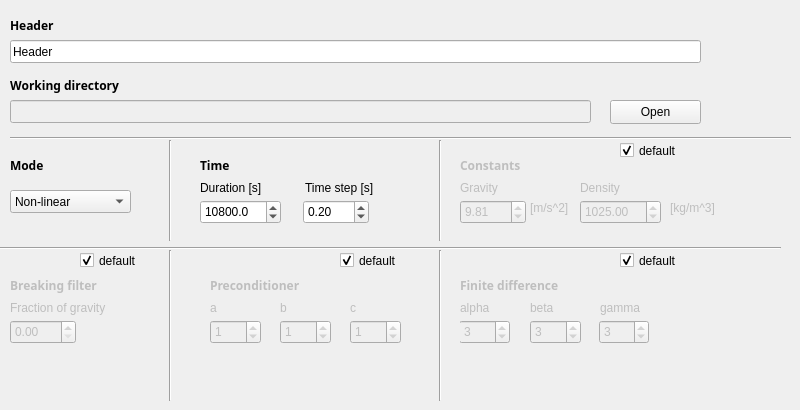
      <widget class="QWidget" name="tab_11">
       <attribute name="title">
        <string>General</string>
       </attribute>
       <widget class="QLabel" name="label_79">
        <property name="geometry">
         <rect>
          <x>10</x>
          <y>10</y>
          <width>201</width>
          <height>31</height>
         </rect>
        </property>
        <property name="font">
         <font>
          <family>Vemana2000</family>
          <pointsize>9</pointsize>
          <weight>75</weight>
          <bold>true</bold>
          <underline>false</underline>
         </font>
        </property>
        <property name="text">
         <string>Header</string>
        </property>
       </widget>
       <widget class="Line" name="line_35">
        <property name="geometry">
         <rect>
          <x>430</x>
          <y>250</y>
          <width>20</width>
          <height>151</height>
         </rect>
        </property>
        <property name="font">
         <font>
          <pointsize>12</pointsize>
         </font>
        </property>
        <property name="orientation">
         <enum>Qt::Vertical</enum>
        </property>
       </widget>
       <widget class="Line" name="line_36">
        <property name="geometry">
         <rect>
          <x>430</x>
          <y>140</y>
          <width>20</width>
          <height>101</height>
         </rect>
        </property>
        <property name="font">
         <font>
          <pointsize>12</pointsize>
         </font>
        </property>
        <property name="orientation">
         <enum>Qt::Vertical</enum>
        </property>
       </widget>
       <widget class="Line" name="line_41">
        <property name="geometry">
         <rect>
          <x>160</x>
          <y>140</y>
          <width>20</width>
          <height>101</height>
         </rect>
        </property>
        <property name="font">
         <font>
          <pointsize>12</pointsize>
         </font>
        </property>
        <property name="orientation">
         <enum>Qt::Vertical</enum>
        </property>
       </widget>
       <widget class="QLabel" name="label_92">
        <property name="geometry">
         <rect>
          <x>10</x>
          <y>150</y>
          <width>151</width>
          <height>31</height>
         </rect>
        </property>
        <property name="font">
         <font>
          <family>Vemana2000</family>
          <pointsize>9</pointsize>
          <weight>75</weight>
          <bold>true</bold>
          <underline>false</underline>
         </font>
        </property>
        <property name="text">
         <string>Mode</string>
        </property>
       </widget>
       <widget class="Line" name="line_66">
        <property name="geometry">
         <rect>
          <x>0</x>
          <y>240</y>
          <width>781</width>
          <height>16</height>
         </rect>
        </property>
        <property name="font">
         <font>
          <pointsize>12</pointsize>
         </font>
        </property>
        <property name="orientation">
         <enum>Qt::Horizontal</enum>
        </property>
       </widget>
       <widget class="QLabel" name="label_165">
        <property name="geometry">
         <rect>
          <x>10</x>
          <y>70</y>
          <width>171</width>
          <height>31</height>
         </rect>
        </property>
        <property name="font">
         <font>
          <family>Vemana2000</family>
          <pointsize>9</pointsize>
          <weight>75</weight>
          <bold>true</bold>
          <underline>false</underline>
          <kerning>false</kerning>
         </font>
        </property>
        <property name="text">
         <string>Working directory </string>
        </property>
       </widget>
       <widget class="QPushButton" name="OpenDirBrowser">
        <property name="geometry">
         <rect>
          <x>610</x>
          <y>100</y>
          <width>91</width>
          <height>24</height>
         </rect>
        </property>
        <property name="text">
         <string>Open</string>
        </property>
       </widget>
       <widget class="QLineEdit" name="workingDir">
        <property name="enabled">
         <bool>false</bool>
        </property>
        <property name="geometry">
         <rect>
          <x>10</x>
          <y>100</y>
          <width>581</width>
          <height>23</height>
         </rect>
        </property>
        <property name="text">
         <string/>
        </property>
       </widget>
       <widget class="QLineEdit" name="header_input">
        <property name="enabled">
         <bool>true</bool>
        </property>
        <property name="geometry">
         <rect>
          <x>10</x>
          <y>40</y>
          <width>691</width>
          <height>23</height>
         </rect>
        </property>
        <property name="whatsThis">
         <string extracomment="what is this"/>
        </property>
        <property name="text">
         <string>Header</string>
        </property>
        <property name="placeholderText">
         <string extracomment="Set header of input files"/>
        </property>
       </widget>
       <widget class="QComboBox" name="nonlin_onOff">
        <property name="geometry">
         <rect>
          <x>10</x>
          <y>190</y>
          <width>121</width>
          <height>23</height>
         </rect>
        </property>
        <property name="currentIndex">
         <number>0</number>
        </property>
        <item>
         <property name="text">
          <string>Non-linear</string>
         </property>
        </item>
        <item>
         <property name="text">
          <string>Linear</string>
         </property>
        </item>
       </widget>
       <widget class="Line" name="line_6">
        <property name="geometry">
         <rect>
          <x>160</x>
          <y>250</y>
          <width>20</width>
          <height>151</height>
         </rect>
        </property>
        <property name="orientation">
         <enum>Qt::Vertical</enum>
        </property>
       </widget>
       <widget class="Line" name="line_67">
        <property name="geometry">
         <rect>
          <x>10</x>
          <y>130</y>
          <width>781</width>
          <height>16</height>
         </rect>
        </property>
        <property name="font">
         <font>
          <pointsize>12</pointsize>
         </font>
        </property>
        <property name="orientation">
         <enum>Qt::Horizontal</enum>
        </property>
       </widget>
       <widget class="QWidget" name="constantWidget" native="true">
        <property name="enabled">
         <bool>false</bool>
        </property>
        <property name="geometry">
         <rect>
          <x>460</x>
          <y>150</y>
          <width>281</width>
          <height>101</height>
         </rect>
        </property>
        <widget class="QDoubleSpinBox" name="Density">
         <property name="geometry">
          <rect>
           <x>120</x>
           <y>50</y>
           <width>81</width>
           <height>24</height>
          </rect>
         </property>
         <property name="maximum">
          <double>5000.000000000000000</double>
         </property>
         <property name="singleStep">
          <double>0.100000000000000</double>
         </property>
         <property name="value">
          <double>1025.000000000000000</double>
         </property>
        </widget>
        <widget class="QDoubleSpinBox" name="gravity_input">
         <property name="geometry">
          <rect>
           <x>0</x>
           <y>50</y>
           <width>66</width>
           <height>24</height>
          </rect>
         </property>
         <property name="singleStep">
          <double>0.100000000000000</double>
         </property>
         <property name="value">
          <double>9.810000000000000</double>
         </property>
        </widget>
        <widget class="QLabel" name="label_160">
         <property name="geometry">
          <rect>
           <x>210</x>
           <y>50</y>
           <width>51</width>
           <height>16</height>
          </rect>
         </property>
         <property name="text">
          <string>[kg/m^3]</string>
         </property>
        </widget>
        <widget class="QLabel" name="label_158">
         <property name="geometry">
          <rect>
           <x>120</x>
           <y>30</y>
           <width>51</width>
           <height>16</height>
          </rect>
         </property>
         <property name="text">
          <string>Density</string>
         </property>
        </widget>
        <widget class="QLabel" name="label_159">
         <property name="geometry">
          <rect>
           <x>70</x>
           <y>50</y>
           <width>51</width>
           <height>16</height>
          </rect>
         </property>
         <property name="text">
          <string>[m/s^2]</string>
         </property>
        </widget>
        <widget class="QLabel" name="label_90">
         <property name="geometry">
          <rect>
           <x>0</x>
           <y>0</y>
           <width>151</width>
           <height>31</height>
          </rect>
         </property>
         <property name="font">
          <font>
           <family>Vemana2000</family>
           <pointsize>9</pointsize>
           <weight>75</weight>
           <bold>true</bold>
           <underline>false</underline>
          </font>
         </property>
         <property name="text">
          <string>Constants</string>
         </property>
        </widget>
        <widget class="QWidget" name="widget_2" native="true">
         <property name="geometry">
          <rect>
           <x>410</x>
           <y>50</y>
           <width>120</width>
           <height>80</height>
          </rect>
         </property>
        </widget>
        <widget class="QLabel" name="label_91">
         <property name="geometry">
          <rect>
           <x>0</x>
           <y>30</y>
           <width>51</width>
           <height>16</height>
          </rect>
         </property>
         <property name="text">
          <string>Gravity</string>
         </property>
        </widget>
       </widget>
       <widget class="QWidget" name="breakingWidget" native="true">
        <property name="enabled">
         <bool>false</bool>
        </property>
        <property name="geometry">
         <rect>
          <x>10</x>
          <y>270</y>
          <width>141</width>
          <height>81</height>
         </rect>
        </property>
        <widget class="QLabel" name="label_87">
         <property name="geometry">
          <rect>
           <x>0</x>
           <y>0</y>
           <width>151</width>
           <height>31</height>
          </rect>
         </property>
         <property name="font">
          <font>
           <family>Vemana2000</family>
           <pointsize>9</pointsize>
           <weight>75</weight>
           <bold>true</bold>
           <underline>false</underline>
          </font>
         </property>
         <property name="text">
          <string>Breaking filter</string>
         </property>
        </widget>
        <widget class="QLabel" name="label_89">
         <property name="geometry">
          <rect>
           <x>0</x>
           <y>30</y>
           <width>151</width>
           <height>16</height>
          </rect>
         </property>
         <property name="text">
          <string>Fraction of gravity</string>
         </property>
        </widget>
        <widget class="QDoubleSpinBox" name="breaking_beta0">
         <property name="geometry">
          <rect>
           <x>0</x>
           <y>50</y>
           <width>66</width>
           <height>24</height>
          </rect>
         </property>
         <property name="singleStep">
          <double>0.100000000000000</double>
         </property>
         <property name="value">
          <double>0.000000000000000</double>
         </property>
        </widget>
       </widget>
       <widget class="QCheckBox" name="checkBox_breakingWidget">
        <property name="enabled">
         <bool>true</bool>
        </property>
        <property name="geometry">
         <rect>
          <x>80</x>
          <y>250</y>
          <width>111</width>
          <height>21</height>
         </rect>
        </property>
        <property name="text">
         <string>default</string>
        </property>
        <property name="checked">
         <bool>true</bool>
        </property>
       </widget>
       <widget class="QWidget" name="FDwidget" native="true">
        <property name="enabled">
         <bool>false</bool>
        </property>
        <property name="geometry">
         <rect>
          <x>460</x>
          <y>270</y>
          <width>201</width>
          <height>91</height>
         </rect>
        </property>
        <widget class="QLabel" name="gamma_label">
         <property name="geometry">
          <rect>
           <x>140</x>
           <y>30</y>
           <width>75</width>
           <height>16</height>
          </rect>
         </property>
         <property name="minimumSize">
          <size>
           <width>75</width>
           <height>0</height>
          </size>
         </property>
         <property name="text">
          <string>gamma</string>
         </property>
        </widget>
        <widget class="QLabel" name="alpha_label">
         <property name="geometry">
          <rect>
           <x>0</x>
           <y>30</y>
           <width>75</width>
           <height>16</height>
          </rect>
         </property>
         <property name="minimumSize">
          <size>
           <width>75</width>
           <height>0</height>
          </size>
         </property>
         <property name="whatsThis">
          <string extracomment="Domain length in the direction of wave propagation"/>
         </property>
         <property name="text">
          <string>alpha</string>
         </property>
        </widget>
        <widget class="QSpinBox" name="alpha">
         <property name="geometry">
          <rect>
           <x>-1</x>
           <y>50</y>
           <width>51</width>
           <height>24</height>
          </rect>
         </property>
         <property name="minimumSize">
          <size>
           <width>50</width>
           <height>0</height>
          </size>
         </property>
         <property name="maximum">
          <number>10</number>
         </property>
         <property name="value">
          <number>3</number>
         </property>
        </widget>
        <widget class="QLabel" name="beta_label">
         <property name="geometry">
          <rect>
           <x>70</x>
           <y>30</y>
           <width>75</width>
           <height>16</height>
          </rect>
         </property>
         <property name="minimumSize">
          <size>
           <width>75</width>
           <height>0</height>
          </size>
         </property>
         <property name="text">
          <string>beta</string>
         </property>
        </widget>
        <widget class="QSpinBox" name="gamma">
         <property name="geometry">
          <rect>
           <x>139</x>
           <y>50</y>
           <width>50</width>
           <height>24</height>
          </rect>
         </property>
         <property name="minimumSize">
          <size>
           <width>50</width>
           <height>0</height>
          </size>
         </property>
         <property name="maximum">
          <number>10</number>
         </property>
         <property name="value">
          <number>3</number>
         </property>
        </widget>
        <widget class="QLabel" name="label_13">
         <property name="geometry">
          <rect>
           <x>0</x>
           <y>0</y>
           <width>151</width>
           <height>31</height>
          </rect>
         </property>
         <property name="font">
          <font>
           <family>Vemana2000</family>
           <pointsize>9</pointsize>
           <weight>75</weight>
           <bold>true</bold>
           <underline>false</underline>
          </font>
         </property>
         <property name="text">
          <string>Finite difference</string>
         </property>
        </widget>
        <widget class="QSpinBox" name="beta">
         <property name="geometry">
          <rect>
           <x>70</x>
           <y>50</y>
           <width>51</width>
           <height>24</height>
          </rect>
         </property>
         <property name="maximum">
          <number>10</number>
         </property>
         <property name="value">
          <number>3</number>
         </property>
        </widget>
       </widget>
       <widget class="QCheckBox" name="checkBox_FD">
        <property name="enabled">
         <bool>true</bool>
        </property>
        <property name="geometry">
         <rect>
          <x>620</x>
          <y>250</y>
          <width>81</width>
          <height>21</height>
         </rect>
        </property>
        <property name="text">
         <string>default</string>
        </property>
        <property name="checked">
         <bool>true</bool>
        </property>
       </widget>
       <widget class="QWidget" name="PreconWidget" native="true">
        <property name="enabled">
         <bool>false</bool>
        </property>
        <property name="geometry">
         <rect>
          <x>200</x>
          <y>270</y>
          <width>221</width>
          <height>101</height>
         </rect>
        </property>
        <widget class="QLabel" name="label_30">
         <property name="geometry">
          <rect>
           <x>10</x>
           <y>30</y>
           <width>57</width>
           <height>15</height>
          </rect>
         </property>
         <property name="text">
          <string>a</string>
         </property>
        </widget>
        <widget class="QSpinBox" name="a">
         <property name="geometry">
          <rect>
           <x>10</x>
           <y>50</y>
           <width>51</width>
           <height>24</height>
          </rect>
         </property>
         <property name="maximum">
          <number>10</number>
         </property>
         <property name="value">
          <number>1</number>
         </property>
        </widget>
        <widget class="QSpinBox" name="c">
         <property name="geometry">
          <rect>
           <x>150</x>
           <y>50</y>
           <width>51</width>
           <height>24</height>
          </rect>
         </property>
         <property name="maximum">
          <number>10</number>
         </property>
         <property name="value">
          <number>1</number>
         </property>
        </widget>
        <widget class="QLabel" name="label_12">
         <property name="geometry">
          <rect>
           <x>10</x>
           <y>5</y>
           <width>151</width>
           <height>21</height>
          </rect>
         </property>
         <property name="font">
          <font>
           <family>Vemana2000</family>
           <pointsize>9</pointsize>
           <weight>75</weight>
           <bold>true</bold>
           <underline>false</underline>
          </font>
         </property>
         <property name="text">
          <string>Preconditioner</string>
         </property>
        </widget>
        <widget class="QLabel" name="label_31">
         <property name="geometry">
          <rect>
           <x>150</x>
           <y>30</y>
           <width>57</width>
           <height>15</height>
          </rect>
         </property>
         <property name="text">
          <string>c</string>
         </property>
        </widget>
        <widget class="QSpinBox" name="b">
         <property name="geometry">
          <rect>
           <x>80</x>
           <y>50</y>
           <width>51</width>
           <height>24</height>
          </rect>
         </property>
         <property name="maximum">
          <number>10</number>
         </property>
         <property name="value">
          <number>1</number>
         </property>
        </widget>
        <widget class="QLabel" name="label_27">
         <property name="geometry">
          <rect>
           <x>80</x>
           <y>30</y>
           <width>57</width>
           <height>15</height>
          </rect>
         </property>
         <property name="text">
          <string>b</string>
         </property>
        </widget>
       </widget>
       <widget class="QCheckBox" name="checkBox_precon">
        <property name="enabled">
         <bool>true</bool>
        </property>
        <property name="geometry">
         <rect>
          <x>340</x>
          <y>250</y>
          <width>81</width>
          <height>21</height>
         </rect>
        </property>
        <property name="text">
         <string>default</string>
        </property>
        <property name="checked">
         <bool>true</bool>
        </property>
       </widget>
       <widget class="QWidget" name="widget" native="true">
        <property name="geometry">
         <rect>
          <x>190</x>
          <y>150</y>
          <width>231</width>
          <height>80</height>
         </rect>
        </property>
        <widget class="QDoubleSpinBox" name="dt">
         <property name="geometry">
          <rect>
           <x>113</x>
           <y>50</y>
           <width>66</width>
           <height>24</height>
          </rect>
         </property>
         <property name="value">
          <double>0.200000000000000</double>
         </property>
        </widget>
        <widget class="QLabel" name="label_138">
         <property name="geometry">
          <rect>
           <x>115</x>
           <y>30</y>
           <width>101</width>
           <height>16</height>
          </rect>
         </property>
         <property name="text">
          <string>Time step [s]</string>
         </property>
        </widget>
        <widget class="QLabel" name="label_157">
         <property name="geometry">
          <rect>
           <x>10</x>
           <y>30</y>
           <width>71</width>
           <height>16</height>
          </rect>
         </property>
         <property name="text">
          <string>Duration [s]</string>
         </property>
        </widget>
        <widget class="QLabel" name="label_161">
         <property name="geometry">
          <rect>
           <x>10</x>
           <y>0</y>
           <width>201</width>
           <height>31</height>
          </rect>
         </property>
         <property name="font">
          <font>
           <family>Vemana2000</family>
           <pointsize>9</pointsize>
           <weight>75</weight>
           <bold>true</bold>
           <underline>false</underline>
          </font>
         </property>
         <property name="text">
          <string>Time</string>
         </property>
        </widget>
        <widget class="QDoubleSpinBox" name="timeDuration">
         <property name="geometry">
          <rect>
           <x>10</x>
           <y>50</y>
           <width>81</width>
           <height>24</height>
          </rect>
         </property>
         <property name="decimals">
          <number>1</number>
         </property>
         <property name="maximum">
          <double>100000.000000000000000</double>
         </property>
         <property name="singleStep">
          <double>0.100000000000000</double>
         </property>
         <property name="value">
          <double>10800.000000000000000</double>
         </property>
        </widget>
       </widget>
       <widget class="QCheckBox" name="checkBox_constantWidget">
        <property name="enabled">
         <bool>true</bool>
        </property>
        <property name="geometry">
         <rect>
          <x>620</x>
          <y>140</y>
          <width>111</width>
          <height>21</height>
         </rect>
        </property>
        <property name="text">
         <string>default</string>
        </property>
        <property name="checked">
         <bool>true</bool>
        </property>
       </widget>
       <zorder>line_35</zorder>
       <zorder>line_36</zorder>
       <zorder>line_41</zorder>
       <zorder>line_66</zorder>
       <zorder>OpenDirBrowser</zorder>
       <zorder>workingDir</zorder>
       <zorder>header_input</zorder>
       <zorder>nonlin_onOff</zorder>
       <zorder>label_79</zorder>
       <zorder>label_92</zorder>
       <zorder>label_165</zorder>
       <zorder>line_6</zorder>
       <zorder>line_67</zorder>
       <zorder>constantWidget</zorder>
       <zorder>breakingWidget</zorder>
       <zorder>checkBox_breakingWidget</zorder>
       <zorder>FDwidget</zorder>
       <zorder>checkBox_FD</zorder>
       <zorder>PreconWidget</zorder>
       <zorder>checkBox_precon</zorder>
       <zorder>widget</zorder>
       <zorder>checkBox_constantWidget</zorder>
      </widget>
